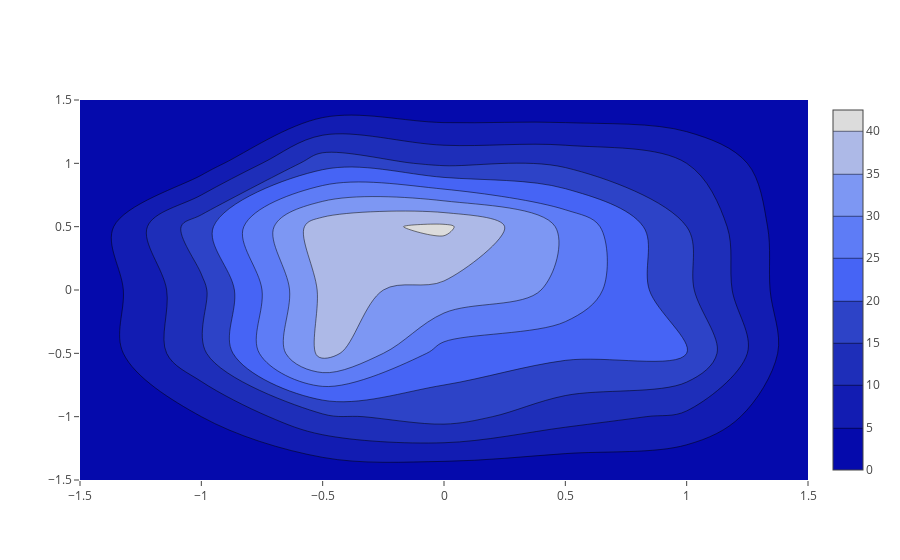

The code cell stored with this chart in its notebook:
### Markdown cell above
# 2D Histogram Contour Colorscale

### Code cell
import plotly.graph_objs as go

import numpy as np

x = np.random.uniform(-1, 1, size=500)
y = np.random.uniform(-1, 1, size=500)

trace = [go.Histogram2dContour(
        x = x,
        y = y,
        colorscale = 'Blues'
)]

pyo.iplot(trace, filename = "Histogram2dContour Colorscale")

### Figure 1 — Plotly figure (JSON) as saved in the notebook; plotly's stock layout.template omitted (floating-point values rounded to 4 significant figures; data arrays with more than 128 entries replaced by an {"elided": "..."} marker saying what was removed)
{"data": [{"colorscale": "Blues", "type": "histogram2dcontour", "uid": "f9f6c7fa-8ebb-4134-8b1c-9d3c3499ca2b", "x": {"elided": "500 float values"}, "y": {"elided": "500 float values"}}], "layout": {}}
